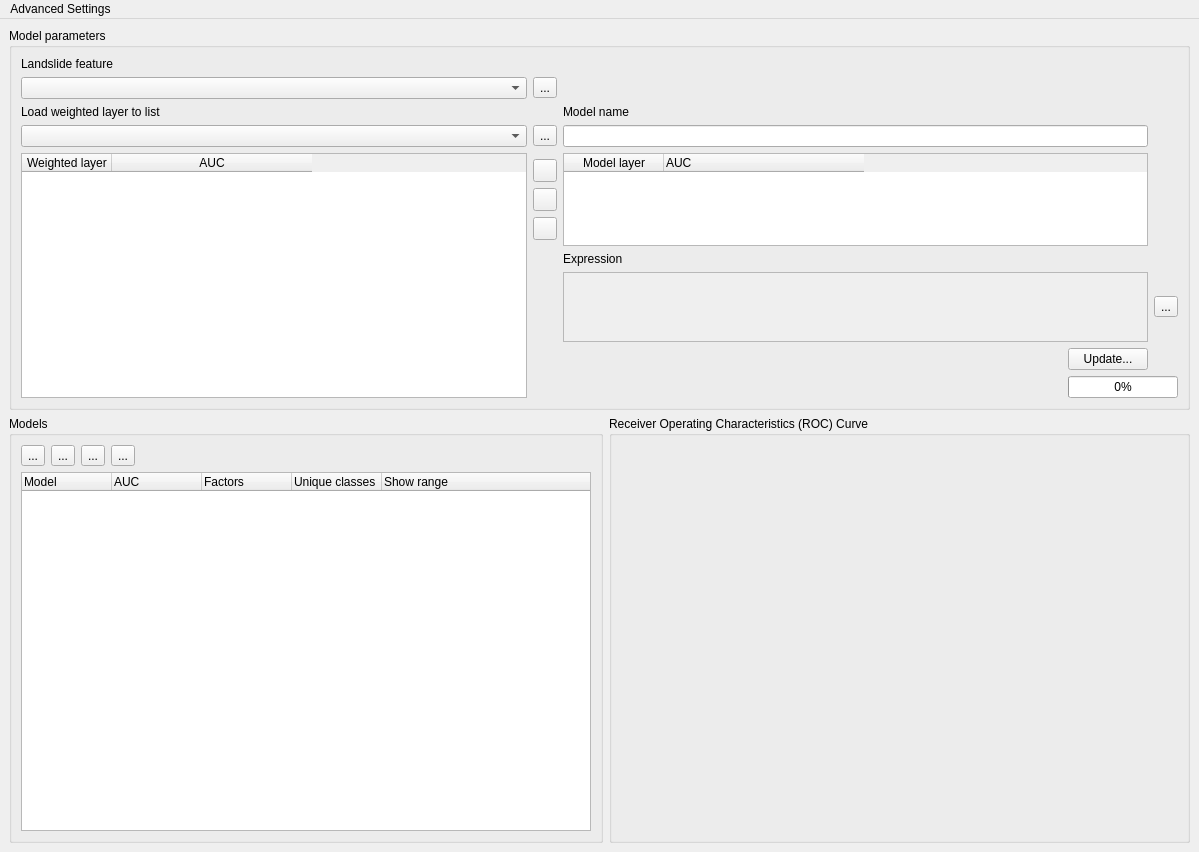
<?xml version="1.0" encoding="UTF-8"?>
<ui version="4.0">
 <class>ModelBuilder</class>
 <widget class="QMainWindow" name="ModelBuilder">
  <property name="geometry">
   <rect>
    <x>0</x>
    <y>0</y>
    <width>1199</width>
    <height>852</height>
   </rect>
  </property>
  <property name="windowTitle">
   <string>Model Builder</string>
  </property>
  <property name="windowIcon">
   <iconset>
    <normaloff>../../../Images/Weights_of_Evidence.png</normaloff>../../../Images/Weights_of_Evidence.png</iconset>
  </property>
  <widget class="QWidget" name="centralwidget">
   <layout class="QVBoxLayout" name="verticalLayout">
    <item>
     <layout class="QGridLayout" name="mainGridLayout" rowstretch="1,3" rowminimumheight="0,0">
      <item row="1" column="1">
       <widget class="QGroupBox" name="rocGroupBox">
        <property name="title">
         <string>Receiver Operating Characteristics (ROC) Curve</string>
        </property>
        <layout class="QHBoxLayout" name="horizontalLayout_2">
         <item>
          <layout class="QGridLayout" name="rocGroupBoxGridLayout"/>
         </item>
        </layout>
       </widget>
      </item>
      <item row="0" column="0" colspan="2">
       <widget class="QGroupBox" name="modelParamsGroupBox">
        <property name="title">
         <string>Model parameters</string>
        </property>
        <layout class="QVBoxLayout" name="verticalLayout_2">
         <item>
          <layout class="QGridLayout" name="modelParamsGroupBoxGridLayout" rowstretch="0,0,0,0,0,0,0,0,2,0,1,0,0" columnstretch="1,0,1,1,0,0" rowminimumheight="0,0,0,0,0,0,0,0,0,0,0,0,0">
           <item row="0" column="0">
            <widget class="QLabel" name="landslideFeatureLabel">
             <property name="text">
              <string>Landslide feature </string>
             </property>
            </widget>
           </item>
           <item row="3" column="2">
            <widget class="QToolButton" name="addWeightedLayerToolButton">
             <property name="text">
              <string>...</string>
             </property>
            </widget>
           </item>
           <item row="3" column="3" colspan="2">
            <widget class="QLineEdit" name="modelNameLineEdit"/>
           </item>
           <item row="6" column="2">
            <widget class="QToolButton" name="removefromModelLayerToolButton">
             <property name="toolTip">
              <string>Remove selected layer from the model</string>
             </property>
             <property name="text">
              <string/>
             </property>
             <property name="icon">
              <iconset>
               <normaloff>:/icons/Icons/minus.png</normaloff>:/icons/Icons/minus.png</iconset>
             </property>
            </widget>
           </item>
           <item row="7" column="2">
            <widget class="QToolButton" name="removeLayerToolButton">
             <property name="toolTip">
              <string>Remove selected layer from the layer list</string>
             </property>
             <property name="text">
              <string/>
             </property>
             <property name="icon">
              <iconset>
               <normaloff>:/icons/Icons/RemoveLayer.png</normaloff>:/icons/Icons/RemoveLayer.png</iconset>
             </property>
            </widget>
           </item>
           <item row="1" column="2">
            <widget class="QToolButton" name="addFeatureToolButton">
             <property name="toolTip">
              <string>Browse for landslide inventory to use for ROC curve generation</string>
             </property>
             <property name="text">
              <string>...</string>
             </property>
            </widget>
           </item>
           <item row="3" column="0" colspan="2">
            <widget class="QComboBox" name="woeLayerComboBox"/>
           </item>
           <item row="10" column="3" colspan="2">
            <widget class="QTextEdit" name="expressionTextEdit">
             <property name="enabled">
              <bool>false</bool>
             </property>
            </widget>
           </item>
           <item row="10" column="5">
            <widget class="QToolButton" name="expressionToolButton">
             <property name="text">
              <string>...</string>
             </property>
            </widget>
           </item>
           <item row="4" column="3" rowspan="5" colspan="2">
            <widget class="QTreeWidget" name="modelLayerTreeWidget">
             <property name="toolTip">
              <string>List of layers to include in the model</string>
             </property>
             <attribute name="headerMinimumSectionSize">
              <number>200</number>
             </attribute>
             <attribute name="headerStretchLastSection">
              <bool>false</bool>
             </attribute>
             <column>
              <property name="text">
               <string>Model layer</string>
              </property>
              <property name="textAlignment">
               <set>AlignCenter</set>
              </property>
             </column>
             <column>
              <property name="text">
               <string>AUC</string>
              </property>
             </column>
            </widget>
           </item>
           <item row="2" column="0">
            <widget class="QLabel" name="loadWeightedLayerToListLabel">
             <property name="text">
              <string>Load weighted layer to list</string>
             </property>
            </widget>
           </item>
           <item row="2" column="3">
            <widget class="QLabel" name="modelNameLabel">
             <property name="text">
              <string>Model name</string>
             </property>
            </widget>
           </item>
           <item row="4" column="0" rowspan="9" colspan="2">
            <widget class="QTreeWidget" name="woeLayerTreeWidget">
             <property name="toolTip">
              <string>List of available weighted layers in the project</string>
             </property>
             <attribute name="headerCascadingSectionResizes">
              <bool>true</bool>
             </attribute>
             <attribute name="headerDefaultSectionSize">
              <number>90</number>
             </attribute>
             <attribute name="headerMinimumSectionSize">
              <number>200</number>
             </attribute>
             <attribute name="headerStretchLastSection">
              <bool>false</bool>
             </attribute>
             <column>
              <property name="text">
               <string>Weighted layer</string>
              </property>
              <property name="textAlignment">
               <set>AlignCenter</set>
              </property>
             </column>
             <column>
              <property name="text">
               <string>AUC</string>
              </property>
              <property name="textAlignment">
               <set>AlignCenter</set>
              </property>
             </column>
            </widget>
           </item>
           <item row="1" column="0" colspan="2">
            <widget class="QComboBox" name="landslideFeatureComboBox"/>
           </item>
           <item row="5" column="2">
            <widget class="QToolButton" name="addtoModelLayerToolButton">
             <property name="toolTip">
              <string>Add selected weighted layer to the model</string>
             </property>
             <property name="text">
              <string/>
             </property>
             <property name="icon">
              <iconset>
               <normaloff>:/icons/Icons/plus.png</normaloff>:/icons/Icons/plus.png</iconset>
             </property>
            </widget>
           </item>
           <item row="11" column="3">
            <spacer name="horizontalSpacer">
             <property name="orientation">
              <enum>Qt::Horizontal</enum>
             </property>
             <property name="sizeHint" stdset="0">
              <size>
               <width>20</width>
               <height>20</height>
              </size>
             </property>
            </spacer>
           </item>
           <item row="11" column="4">
            <widget class="QPushButton" name="updatePushButton">
             <property name="text">
              <string>Update...</string>
             </property>
            </widget>
           </item>
           <item row="9" column="3">
            <widget class="QLabel" name="label">
             <property name="text">
              <string>Expression</string>
             </property>
            </widget>
           </item>
           <item row="12" column="4" colspan="2">
            <widget class="QProgressBar" name="progressBar">
             <property name="value">
              <number>0</number>
             </property>
            </widget>
           </item>
          </layout>
         </item>
        </layout>
       </widget>
      </item>
      <item row="1" column="0">
       <widget class="QGroupBox" name="modelGroupBox">
        <property name="title">
         <string>Models</string>
        </property>
        <layout class="QGridLayout" name="gridLayout">
         <item row="0" column="0">
          <widget class="QToolButton" name="WriteRastertoolButton">
           <property name="toolTip">
            <string>Model to Raster</string>
           </property>
           <property name="text">
            <string>...</string>
           </property>
           <property name="icon">
            <iconset>
             <normaloff>:/icons/Icons/WriteRaster.png</normaloff>:/icons/Icons/WriteRaster.png</iconset>
           </property>
          </widget>
         </item>
         <item row="0" column="1">
          <widget class="QToolButton" name="ModelInfotoolButton">
           <property name="toolTip">
            <string>Model Info</string>
           </property>
           <property name="text">
            <string>...</string>
           </property>
           <property name="icon">
            <iconset>
             <normaloff>:/icons/Icons/model_info.png</normaloff>:/icons/Icons/model_info.png</iconset>
           </property>
          </widget>
         </item>
         <item row="0" column="2">
          <widget class="QToolButton" name="DeleteModeltoolButton">
           <property name="toolTip">
            <string>Delete Model</string>
           </property>
           <property name="text">
            <string>...</string>
           </property>
           <property name="icon">
            <iconset>
             <normaloff>:/icons/Icons/Trashbox.png</normaloff>:/icons/Icons/Trashbox.png</iconset>
           </property>
          </widget>
         </item>
         <item row="1" column="0" colspan="5">
          <widget class="QTreeWidget" name="modelsTreeWidget">
           <property name="minimumSize">
            <size>
             <width>570</width>
             <height>0</height>
            </size>
           </property>
           <attribute name="headerDefaultSectionSize">
            <number>90</number>
           </attribute>
           <column>
            <property name="text">
             <string>Model</string>
            </property>
           </column>
           <column>
            <property name="text">
             <string>AUC</string>
            </property>
           </column>
           <column>
            <property name="text">
             <string>Factors</string>
            </property>
           </column>
           <column>
            <property name="text">
             <string>Unique classes</string>
            </property>
           </column>
           <column>
            <property name="text">
             <string>Show range</string>
            </property>
           </column>
          </widget>
         </item>
         <item row="0" column="3">
          <widget class="QToolButton" name="ZoningtoolButton">
           <property name="toolTip">
            <string>Zonation</string>
           </property>
           <property name="text">
            <string>...</string>
           </property>
           <property name="icon">
            <iconset>
             <normaloff>:/icons/Icons/zoning.png</normaloff>:/icons/Icons/zoning.png</iconset>
           </property>
          </widget>
         </item>
        </layout>
       </widget>
      </item>
     </layout>
    </item>
   </layout>
  </widget>
  <widget class="QMenuBar" name="menubar">
   <property name="geometry">
    <rect>
     <x>0</x>
     <y>0</y>
     <width>1199</width>
     <height>22</height>
    </rect>
   </property>
   <widget class="QMenu" name="menuFile">
    <property name="title">
     <string>Advanced Settings</string>
    </property>
    <addaction name="actionAdvanced_Settings"/>
   </widget>
   <addaction name="menuFile"/>
  </widget>
  <action name="actionOpen_project">
   <property name="text">
    <string>Open project...</string>
   </property>
  </action>
  <action name="actionAdvanced_Settings">
   <property name="text">
    <string>Advanced Settings...</string>
   </property>
  </action>
 </widget>
 <tabstops>
  <tabstop>landslideFeatureComboBox</tabstop>
  <tabstop>addFeatureToolButton</tabstop>
  <tabstop>woeLayerComboBox</tabstop>
  <tabstop>addWeightedLayerToolButton</tabstop>
  <tabstop>modelNameLineEdit</tabstop>
  <tabstop>woeLayerTreeWidget</tabstop>
  <tabstop>modelLayerTreeWidget</tabstop>
  <tabstop>addtoModelLayerToolButton</tabstop>
  <tabstop>removefromModelLayerToolButton</tabstop>
  <tabstop>removeLayerToolButton</tabstop>
  <tabstop>updatePushButton</tabstop>
 </tabstops>
 <resources/>
 <connections/>
</ui>
